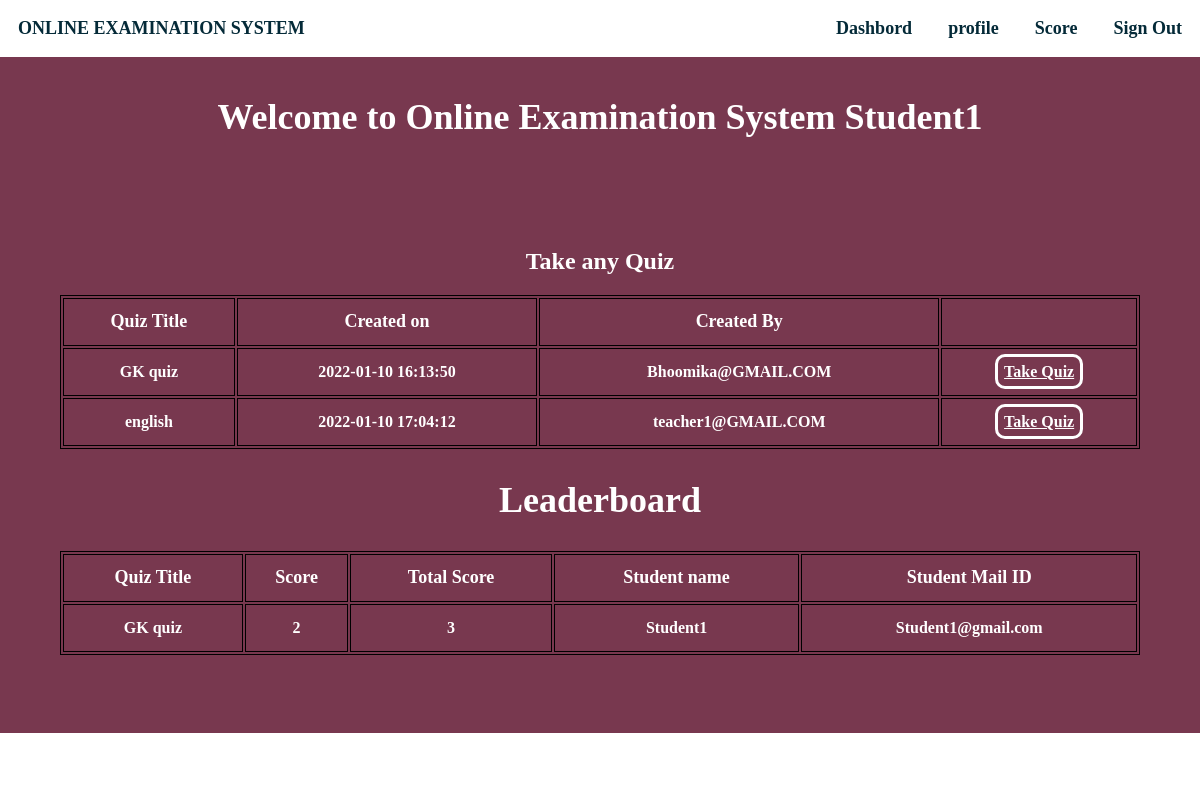
The app's page /homestud.php (signed in) with its own data.
### tables this page shows
CREATE TABLE IF NOT EXISTS `student` (
  `usn` varchar(10) NOT NULL,
  `name` varchar(20) NOT NULL,
  `mail` varchar(30) NOT NULL,
  `phno` varchar(10) NOT NULL,
  `gender` varchar(1) NOT NULL,
  `DOB` varchar(10) NOT NULL,
  `pw` varchar(200) NOT NULL,
  `dept` varchar(3) DEFAULT NULL,
  PRIMARY KEY (`mail`),
  UNIQUE KEY `mail` (`mail`),
  UNIQUE KEY `phno` (`phno`),
  UNIQUE KEY `usn` (`usn`),
  KEY `dept` (`dept`)
);

CREATE TABLE IF NOT EXISTS `quiz` (
  `quizid` int(11) NOT NULL AUTO_INCREMENT,
  `quizname` varchar(20) NOT NULL,
  `date_created` timestamp NOT NULL DEFAULT CURRENT_TIMESTAMP,
  `mail` varchar(30) DEFAULT NULL,
  PRIMARY KEY (`quizid`),
  KEY `mail` (`mail`)
);

CREATE TABLE IF NOT EXISTS `score` (
  `slno` int(11) NOT NULL AUTO_INCREMENT,
  `score` int(11) NOT NULL,
  `quizid` int(11) NOT NULL,
  `mail` varchar(30) DEFAULT NULL,
  `totalscore` int(11) DEFAULT NULL,
  `remark` varchar(20) DEFAULT NULL,
  PRIMARY KEY (`slno`),
  KEY `quizid` (`quizid`),
  KEY `mail` (`mail`)
);

### homestud.php (the view, shortened to what this page needs)
<html>
<head>
</head>
<?php
require_once 'sql.php';
                $conn = mysqli_connect($host, $user, $ps, $project);if (!$conn) {
    echo "<script>alert(\"Database error retry after some time !\")</script>";
}
?>
<body style="color: #fff !important;font-weight:bolder;margin: 0 !important;font-weight: bolder !important;font-family: 'Times New Roman', Times, serif;">
    <div style="background-color:#78384f;height: auto;">
        <div class="navbar" style="display: inline-flex;width: 100%;color:#042A38;position:fixed;">
            <section style="margin: 1.5vw;">ONLINE EXAMINATION SYSTEM</section>
            <ul style="display: inline-flex;padding: 0 !important;margin: 0;float: right;right: 0;position: fixed;width: 50vw;">
                <li onclick="dash()">Dashbord</li>
                <li onclick="prof()">profile</li>
                <li onclick="score()">Score</li>
                <li onclick="lo()">Sign Out</li>
            </ul>
        </div><br><br>
        <?php
        $type1 = $_SESSION["type"];
        $username1 = $_SESSION["username"];
        $sql = "select * from " . $type1 . " where mail='{$username1}'";
        $res =   mysqli_query($conn, $sql);
        if ($res == true) {
            while ($row = mysqli_fetch_array($res)) {
                $dbname = $row['name'];
            }
        }
        ?>
        <center><section style="width:100vw;margin:0vw;margin-top:5vw;font-size:3vw;">Welcome to Online Examination System&nbsp;<?php echo $dbname ?></section></center>
        <section style="color:#fff !important"><br><br><br><br><br>
        <?php
            $sql ="select * from quiz";
            $res=mysqli_query($conn,$sql);
            if($res)
            {
                echo "<center><h1 style=\"font-size:2vw;\">Take any Quiz</h1></center>";
                echo "<center><table><thead><tr><td>Quiz Title</td><td>Created on</td><td>Created By</td><td>  </td></tr></thead>";
                while ($row = mysqli_fetch_assoc($res)) {
                    echo "<tr><td>".$row["quizname"]."</td><td>".$row["date_created"]."</td><td>".$row["mail"]."</td><td><a id=\"tq\" href='takeq.php?qid=".$row['quizid']."'>Take Quiz</button></tr>";
                }
                echo "</table></center>";
            }
            ?>
        </section>
            <section style="color:#fff !important">
            <?php
            $sql="call leaderboard;";
            $res=mysqli_query($conn,$sql);
            if($res)
            {
                echo "<center><h1 style=\"font-size: 3vw\">Leaderboard</h1></center>";
                echo "<table id=\"le\"><thead><tr><td>Quiz Title</td><td>Score</td><td>Total Score</td><td>Student name</td><td>Student Mail ID</td></tr></thead>";
                while ($row = mysqli_fetch_assoc($res)) {
                    echo "<tr><td>".$row["quizname"]."</td><td>".$row["score"]."</td><td>".$row["totalscore"]."</td><td>".$row["name"]."</td><td>".$row["mail"]."</td></tr>";
                }
                echo "</table><br><br><br>";
            }
            else{
                echo mysqli_error($conn);
            }
            ?>
        </section>
    </div>
    <?php require("footer.php");?>
</body>
</html>

### homestud.php (style rules this page uses)
li { margin: 1.5vw; font-size: 1.5vw !important; }
ul { list-style: none; width: auto !important; font-weight: 2vw !important; }
.navbar { background-color: white !important; font-size: 1.5vw !important; }
a { text-decoration: none; color: #fff; }
table { width: 90vw; margin-left: 5vw; margin-right: 5vw; align-content: center; border: 1px solid black; }
thead { font-weight:900; font-size: 1.5vw; }
td { width: auto; border: 1px solid black; text-align: center; height: 4vw; font-weight: bold; }
#tq { text-decoration: underline; border: 3px solid #fff; padding: 0.5vw; border-radius: 10px; }
#le { margin-bottom: 2vw; }

### records on screen
student: name "Student1"
quiz: quizname "GK quiz", date_created "2022-01-10 16:13:50", mail "Bhoomika@GMAIL.COM"
quiz: quizname "english", date_created "2022-01-10 17:04:12", mail "teacher1@GMAIL.COM"
score: quizid.quizname "GK quiz", score "2", totalscore "3", mail.name "Student1", mail "Student1@gmail.com"
